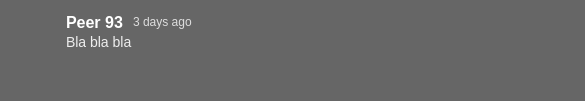
<?xml version="1.0" encoding="UTF-8"?>
<ui version="4.0">
 <class>Form</class>
 <widget class="QWidget" name="Form">
  <property name="geometry">
   <rect>
    <x>0</x>
    <y>0</y>
    <width>585</width>
    <height>101</height>
   </rect>
  </property>
  <property name="sizePolicy">
   <sizepolicy hsizetype="Preferred" vsizetype="Expanding">
    <horstretch>0</horstretch>
    <verstretch>0</verstretch>
   </sizepolicy>
  </property>
  <property name="minimumSize">
   <size>
    <width>0</width>
    <height>0</height>
   </size>
  </property>
  <property name="maximumSize">
   <size>
    <width>16777215</width>
    <height>16777215</height>
   </size>
  </property>
  <property name="cursor">
   <cursorShape>ArrowCursor</cursorShape>
  </property>
  <property name="windowTitle">
   <string>Form</string>
  </property>
  <property name="styleSheet">
   <string notr="true">QWidget {
background-color: #666;
}</string>
  </property>
  <layout class="QHBoxLayout" name="horizontalLayout">
   <property name="spacing">
    <number>0</number>
   </property>
   <property name="leftMargin">
    <number>0</number>
   </property>
   <property name="topMargin">
    <number>0</number>
   </property>
   <property name="rightMargin">
    <number>0</number>
   </property>
   <property name="bottomMargin">
    <number>0</number>
   </property>
   <item>
    <spacer name="comment_left_margin">
     <property name="orientation">
      <enum>Qt::Horizontal</enum>
     </property>
     <property name="sizeType">
      <enum>QSizePolicy::Fixed</enum>
     </property>
     <property name="sizeHint" stdset="0">
      <size>
       <width>10</width>
       <height>20</height>
      </size>
     </property>
    </spacer>
   </item>
   <item>
    <widget class="QWidget" name="widget" native="true">
     <property name="sizePolicy">
      <sizepolicy hsizetype="Minimum" vsizetype="Preferred">
       <horstretch>0</horstretch>
       <verstretch>0</verstretch>
      </sizepolicy>
     </property>
     <property name="minimumSize">
      <size>
       <width>46</width>
       <height>0</height>
      </size>
     </property>
     <property name="maximumSize">
      <size>
       <width>46</width>
       <height>16777215</height>
      </size>
     </property>
     <layout class="QVBoxLayout" name="verticalLayout_4">
      <property name="spacing">
       <number>0</number>
      </property>
      <property name="leftMargin">
       <number>0</number>
      </property>
      <property name="topMargin">
       <number>0</number>
      </property>
      <property name="rightMargin">
       <number>0</number>
      </property>
      <property name="bottomMargin">
       <number>0</number>
      </property>
      <item>
       <spacer name="verticalSpacer_3">
        <property name="orientation">
         <enum>Qt::Vertical</enum>
        </property>
        <property name="sizeType">
         <enum>QSizePolicy::Fixed</enum>
        </property>
        <property name="sizeHint" stdset="0">
         <size>
          <width>10</width>
          <height>14</height>
         </size>
        </property>
       </spacer>
      </item>
      <item>
       <widget class="QToolButton" name="comment_profile_picture">
        <property name="minimumSize">
         <size>
          <width>46</width>
          <height>46</height>
         </size>
        </property>
        <property name="maximumSize">
         <size>
          <width>46</width>
          <height>46</height>
         </size>
        </property>
        <property name="styleSheet">
         <string notr="true">background: none;
border: none;</string>
        </property>
        <property name="text">
         <string/>
        </property>
        <property name="icon">
         <iconset>
          <normaloff>../images/profile_placeholder.jpg</normaloff>../images/profile_placeholder.jpg</iconset>
        </property>
        <property name="iconSize">
         <size>
          <width>46</width>
          <height>46</height>
         </size>
        </property>
       </widget>
      </item>
      <item>
       <spacer name="verticalSpacer_2">
        <property name="orientation">
         <enum>Qt::Vertical</enum>
        </property>
        <property name="sizeType">
         <enum>QSizePolicy::MinimumExpanding</enum>
        </property>
        <property name="sizeHint" stdset="0">
         <size>
          <width>20</width>
          <height>16</height>
         </size>
        </property>
       </spacer>
      </item>
     </layout>
    </widget>
   </item>
   <item>
    <spacer name="horizontalSpacer_3">
     <property name="orientation">
      <enum>Qt::Horizontal</enum>
     </property>
     <property name="sizeType">
      <enum>QSizePolicy::Fixed</enum>
     </property>
     <property name="sizeHint" stdset="0">
      <size>
       <width>10</width>
       <height>20</height>
      </size>
     </property>
    </spacer>
   </item>
   <item>
    <layout class="QVBoxLayout" name="verticalLayout">
     <property name="spacing">
      <number>0</number>
     </property>
     <item>
      <spacer name="verticalSpacer_4">
       <property name="orientation">
        <enum>Qt::Vertical</enum>
       </property>
       <property name="sizeType">
        <enum>QSizePolicy::Fixed</enum>
       </property>
       <property name="sizeHint" stdset="0">
        <size>
         <width>20</width>
         <height>13</height>
        </size>
       </property>
      </spacer>
     </item>
     <item>
      <widget class="QWidget" name="widget_2" native="true">
       <property name="sizePolicy">
        <sizepolicy hsizetype="Preferred" vsizetype="Fixed">
         <horstretch>0</horstretch>
         <verstretch>0</verstretch>
        </sizepolicy>
       </property>
       <property name="minimumSize">
        <size>
         <width>0</width>
         <height>18</height>
        </size>
       </property>
       <property name="maximumSize">
        <size>
         <width>16777215</width>
         <height>18</height>
        </size>
       </property>
       <layout class="QHBoxLayout" name="horizontalLayout_2">
        <property name="spacing">
         <number>0</number>
        </property>
        <property name="leftMargin">
         <number>0</number>
        </property>
        <property name="topMargin">
         <number>0</number>
        </property>
        <property name="rightMargin">
         <number>0</number>
        </property>
        <property name="bottomMargin">
         <number>0</number>
        </property>
        <item>
         <widget class="QLabel" name="comment_peer_label">
          <property name="sizePolicy">
           <sizepolicy hsizetype="Preferred" vsizetype="Fixed">
            <horstretch>0</horstretch>
            <verstretch>0</verstretch>
           </sizepolicy>
          </property>
          <property name="minimumSize">
           <size>
            <width>0</width>
            <height>18</height>
           </size>
          </property>
          <property name="maximumSize">
           <size>
            <width>16777215</width>
            <height>18</height>
           </size>
          </property>
          <property name="styleSheet">
           <string notr="true">font-weight: bold;
font-size: 16px;
color: white;</string>
          </property>
          <property name="text">
           <string>Peer 93</string>
          </property>
         </widget>
        </item>
        <item>
         <spacer name="horizontalSpacer_4">
          <property name="orientation">
           <enum>Qt::Horizontal</enum>
          </property>
          <property name="sizeType">
           <enum>QSizePolicy::Fixed</enum>
          </property>
          <property name="sizeHint" stdset="0">
           <size>
            <width>10</width>
            <height>20</height>
           </size>
          </property>
         </spacer>
        </item>
        <item>
         <widget class="QLabel" name="label">
          <property name="styleSheet">
           <string notr="true">color: #ddd;</string>
          </property>
          <property name="text">
           <string>3 days ago</string>
          </property>
         </widget>
        </item>
        <item>
         <spacer name="horizontalSpacer">
          <property name="orientation">
           <enum>Qt::Horizontal</enum>
          </property>
          <property name="sizeHint" stdset="0">
           <size>
            <width>40</width>
            <height>20</height>
           </size>
          </property>
         </spacer>
        </item>
       </layout>
      </widget>
     </item>
     <item>
      <spacer name="verticalSpacer_5">
       <property name="orientation">
        <enum>Qt::Vertical</enum>
       </property>
       <property name="sizeType">
        <enum>QSizePolicy::Fixed</enum>
       </property>
       <property name="sizeHint" stdset="0">
        <size>
         <width>20</width>
         <height>3</height>
        </size>
       </property>
      </spacer>
     </item>
     <item>
      <widget class="QLabel" name="comment_label">
       <property name="sizePolicy">
        <sizepolicy hsizetype="Preferred" vsizetype="Preferred">
         <horstretch>0</horstretch>
         <verstretch>0</verstretch>
        </sizepolicy>
       </property>
       <property name="styleSheet">
        <string notr="true">color: #eee;
border: none;
background-color: transparent;
font-size: 14px;</string>
       </property>
       <property name="text">
        <string>Bla bla bla</string>
       </property>
       <property name="alignment">
        <set>Qt::AlignLeading|Qt::AlignLeft|Qt::AlignTop</set>
       </property>
       <property name="wordWrap">
        <bool>true</bool>
       </property>
      </widget>
     </item>
     <item>
      <spacer name="verticalSpacer">
       <property name="orientation">
        <enum>Qt::Vertical</enum>
       </property>
       <property name="sizeType">
        <enum>QSizePolicy::Fixed</enum>
       </property>
       <property name="sizeHint" stdset="0">
        <size>
         <width>13</width>
         <height>16</height>
        </size>
       </property>
      </spacer>
     </item>
    </layout>
   </item>
  </layout>
 </widget>
 <resources/>
 <connections/>
</ui>
